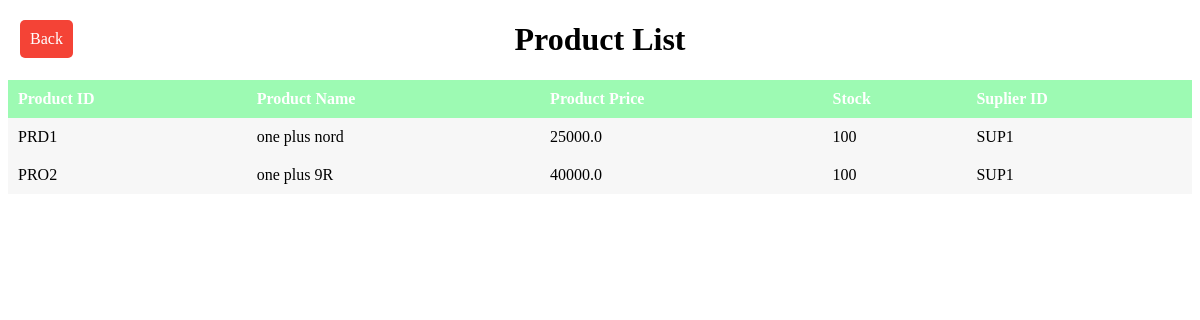
/show-product, run on an earlier commit of the app's database.
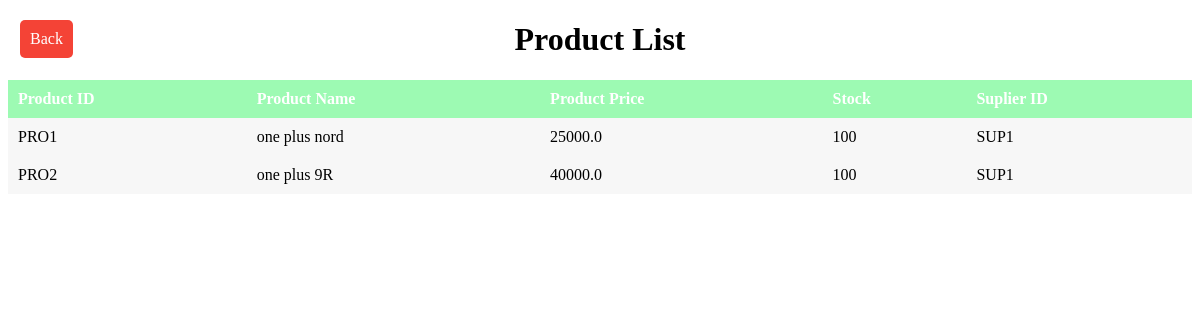
And on a later commit of the database.
### tables this page shows
CREATE TABLE products(product_id varchar(30) ,product_name varchar(50),price float,stock int,suplier_id varchar(30));

### app.py (the view)
@app.route('/show-product')
def product_show():
    conn = sqlite3.connect('ims.db')
    cn = conn.cursor()
    cn.execute("select * from products")
    data = []
    for i in cn.fetchall():
        products = {}
        products['product_id']= i[0]
        products['product_name'] = i[1]
        products['product_stock'] = i[2]
        products['product_price'] = i[3]
        products['product_suplierid'] = i[4]
        data.append(products)
    return render_template('showproduct.html',data = data)

### templates/showproduct.html (shortened to what this page needs)
<!DOCTYPE html>
<html>
<head>
</head>
<body>
    <a href="/products" class="home-button">Back</a>
    <div class="fade-in">
        <h1 style="color:  #000000;"><center>Product List</center></h1>
        <table class="product-table">
            <tr>
                <th>Product ID</th>
                <th>Product Name</th>
                <th>Product Price</th>
                <th>Stock</th>
                <th>Suplier ID</th>
            </tr>
            {% for products in data %}
            <tr>
                <td>{{ products['product_id'] }}</td>
                <td>{{ products['product_name'] }}</td>
                <td>{{ products['product_stock'] }}</td>
                <td>{{ products['product_price'] }}</td>
                <td>{{ products['product_suplierid'] }}</td>
            </tr>
            {% endfor %}
        </table>
    </div>
</body>
</html>

What changed in the data, as far as the page shows it:
changed products "one plus nord": product_id "PRD1" → "PRO1"
